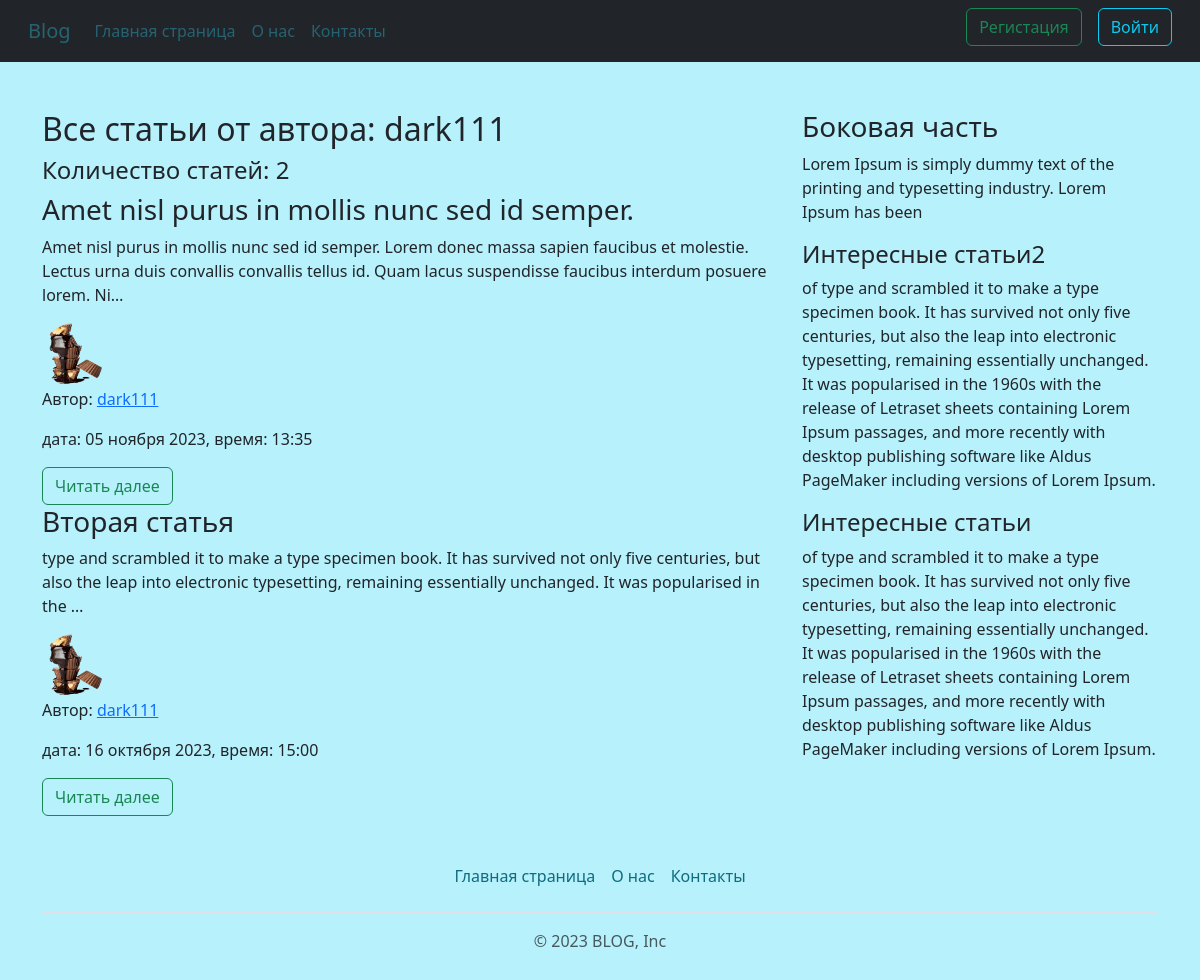
/user/dark111, run on the app's committed database.
### blog/models.py (models this page shows, shortened)
class News(models.Model):
    title = models.CharField('Название статьи',max_length=100, unique=True)
    text = models.TextField('Основной текст статьи')
    date = models.DateTimeField('Дата',default=timezone.now)
    avtor = models.ForeignKey(User,verbose_name='Автор', on_delete=models.CASCADE)
    views = models.IntegerField('Просмотры',default=1)
    class Meta:
        verbose_name = 'Новость',
        verbose_name_plural = 'Новости'

### users/models.py (models this page shows, shortened)
class Profiles(models.Model):
    user = models.OneToOneField(User, on_delete=models.CASCADE)
    img = models.ImageField('Фото пользователя', default='7065729.png', upload_to='user_img')
    class Meta:
        verbose_name = 'Профайл',
        verbose_name_plural = 'Профайлы'

### blog/views.py (the view, shortened to what this page needs)
# urls.py: path('user/<str:username>', views.UserNewsView.as_view(), name='user-news'),
class UserNewsView(ListView):
    model = News
    template_name = 'blog/user_news.html'
    context_object_name = 'news'
    paginate_by = 3
    def get_queryset(self):
        user = get_object_or_404(User, username=self.kwargs.get('username'))
        return News.objects.filter(avtor=user).order_by('-date')
    def get_context_data(self, **kwargs):
        ctx = super(UserNewsView, self).get_context_data(**kwargs)
        ctx['title'] = f"Статьи от пользователя: {self.kwargs.get('username')}"
        return ctx

### blog/templates/blog/user_news.html (shortened to what this page needs)
{% extends 'blog/base.html' %}
{% block content %}
<h2>Все статьи от автора: {{ view.kwargs.username }} </h2>
<h4>Количество статей: {{ page_obj.paginator.count }}</h4>
{% for post in news %}
<div>
 <h3>{{ post.title }}</h3>
<p>{{ post.text|truncatechars:200  }}</p>
<div class="row">
    <div>
        <img src="{{ post.avtor.profiles.img.url }}" alt="{{ post.avtor }}" class="user_imeg">
    </div>
</div>
 <p>Автор: <a href="{% url 'user-news' post.avtor %}"> {{ post.avtor }} </a></p>
    <p> дата: {{ post.date|date:'d E Y, время: H:i' }}</p>
<a href="{% url 'news-detail' post.id %}" class="btn btn-outline-success">Читать далее</a>
</div>
{% endfor %}
{% endblock %}
{% block aside_block %}
<h4 class="mt-2">Интересные статьи2</h4>
<p>of type and scrambled it to make a type specimen book. It has survived not only five centuries,
    but also the leap into electronic typesetting, remaining essentially unchanged. It was popularised
    in the 1960s with the release of Letraset sheets containing Lorem Ipsum passages, and more recently
    with desktop publishing software like Aldus PageMaker including versions of Lorem Ipsum.</p>
<h4 class="mt-2">Интересные статьи</h4>
<p>of type and scrambled it to make a type specimen book. It has survived not only five centuries,
    but also the leap into electronic typesetting, remaining essentially unchanged. It was popularised
    in the 1960s with the release of Letraset sheets containing Lorem Ipsum passages, and more recently
    with desktop publishing software like Aldus PageMaker including versions of Lorem Ipsum.</p>
{% endblock %}

### blog/static/blog/main.css (style rules this page uses)
body { background-color: #31d8f959!important; }
.user_imeg { height:64px; width:65px; border-radius:50%; margin-height:10px; }

### data on the page
News: title "Amet nisl purus in mollis nunc sed id semper.", text "Amet nisl purus in mollis nunc sed id semper. Lorem donec massa sapien faucibus et molestie. Lectus urna duis convallis convallis tellus id. Quam lacus suspendisse faucibus interdum posuere lorem. Ni…", avtor.profiles.img (picture), avtor "dark111", date "05 ноября 2023, время: 13:35"
News: title "Вторая статья", text "type and scrambled it to make a type specimen book. It has survived not only five centuries, but also the leap into electronic typesetting, remaining essentially unchanged. It was popularised in the …", avtor.profiles.img (picture), avtor "dark111", date "16 октября 2023, время: 15:00"

### other printed values
{{ view.kwargs.username }} "dark111"
{{ page_obj.paginator.count }} "2"
